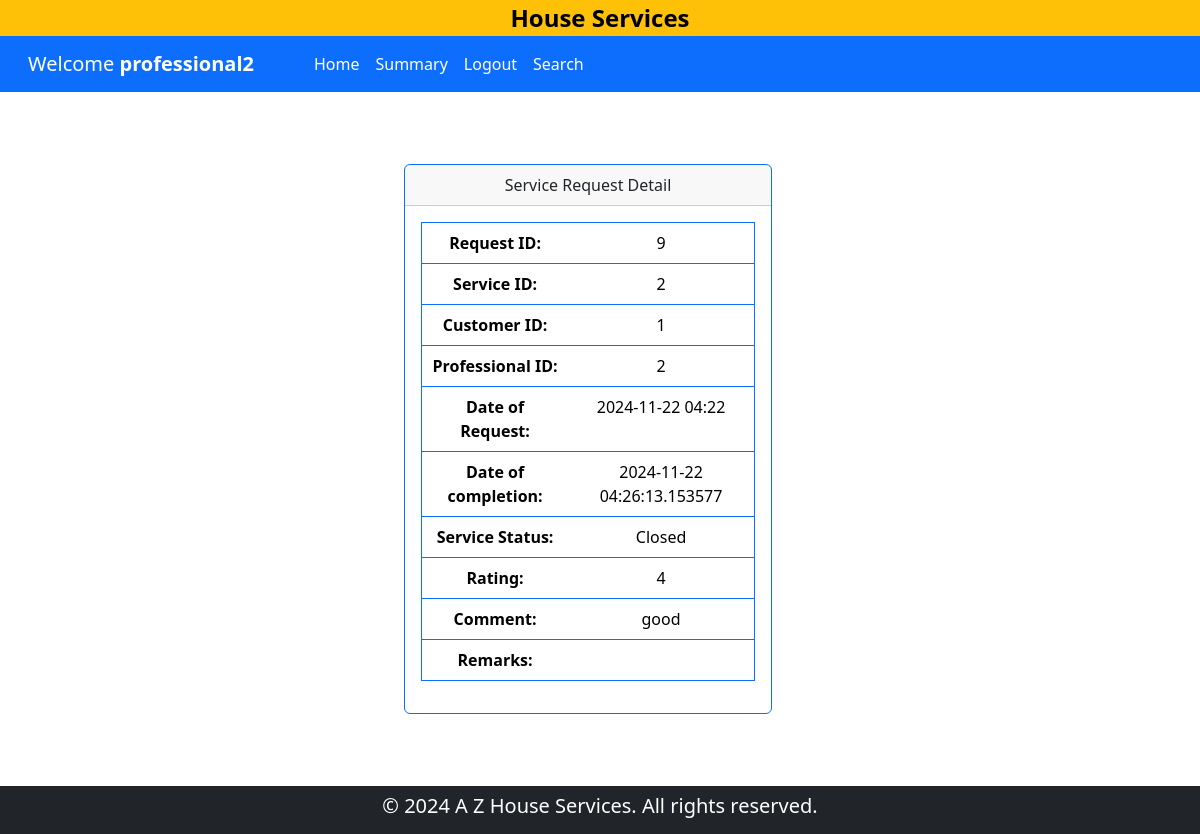
Page /service_request_detail/professional/2/9 on the committed database.
### backened/modals.py (models this page shows)
class Professional(db.Model):
    __tablename__ = "professional"
    id = db.Column(db.Integer, primary_key=True)
    email = db.Column(db.String(120), unique=True, nullable=False)
    password = db.Column(db.String(120), nullable=False)
    name = db.Column(db.String(120), nullable=False)
    phone = db.Column(db.Integer, nullable=False)
    address = db.Column(db.String(200), nullable=False)
    pincode = db.Column(db.Integer, nullable=False)
    date_created = db.Column(db.DateTime, default=datetime.now,nullable=False)
    description = db.Column(db.Text, nullable=True)
    service_type = db.Column(db.String(120), nullable=False)
    experience = db.Column(db.Integer, nullable=False)
    file_path = db.Column(db.String(255), nullable=False)
    status = db.Column(db.String(30), default="pending",nullable=False)
    service_requests = db.relationship(
        "ServiceRequest",
        backref="professional",
        lazy=True,
        cascade="all, delete-orphan",
    )

class ServiceRequest(db.Model):
    __tablename__ = "service_request"
    id = db.Column(db.Integer, primary_key=True)
    service_id = db.Column(db.Integer, db.ForeignKey("service.id"), nullable=False)
    customer_id = db.Column(db.Integer, db.ForeignKey("customer.id"), nullable=False)
    professional_id = db.Column(db.Integer, db.ForeignKey("professional.id"), nullable=False)
    date_of_request = db.Column(db.DateTime, default=datetime.now,nullable=False)
    date_of_completion = db.Column(db.DateTime, nullable=True)
    service_status = db.Column(db.String(50), nullable=False, default="requested")
    remarks = db.Column(db.Text, nullable=True)
    reviews = db.relationship("Review", backref="service_request", lazy=True, cascade="all, delete-orphan")

class Review(db.Model):
    __tablename__ = "review"
    id = db.Column(db.Integer, primary_key=True)
    service_request_id = db.Column(db.Integer, db.ForeignKey("service_request.id"), nullable=False)
    customer_id = db.Column(db.Integer, db.ForeignKey("customer.id"), nullable=False)
    rating = db.Column(db.Integer, nullable=False)
    comment = db.Column(db.Text, nullable=True)

### backened/controller.py (the view)
@app.route('/service_request_detail/<user>/<uid>/<rid>')
def service_request_detail(user,uid,rid):
    if user == "customer":
        customer = Customer.query.filter_by(id=uid).first()
        ser_req = ServiceRequest.query.filter_by(id = rid).first()
        return render_template('service_req_view.html', serreq = ser_req, customer = customer,user = user)
    else:
        professional = Professional.query.filter_by(id=uid).first()
        ser_req = ServiceRequest.query.filter_by(id = rid).first()
        return render_template('service_req_view.html', serreq = ser_req, professional = professional,user = user)

### templates/service_req_view.html (shortened to what this page needs)
{% if user == 'customer' %}
    {% extends 'customer_dashboard.html' %}
{% else %}
    {% extends 'professional_dashboard.html' %}
        {% block professional %}
            <div class="my-5 row container-fluid align-items-center justify-content-center">
                <div class="col-8 col-lg-4 col-xl-4 my-4 ">
                    <div class="card border-primary">
                        <div class="card-header text-center">
                            Service Request Detail
                        </div>
                        <div class="card-body text-center">
                            <table class="table border border-primary">
                                <tr>
                                    <th>Request ID:</th>
                                    <td>{{ serreq.id }}</td>
                                </tr>
                                <tr>
                                    <th> Service ID:</th>
                                    <td>{{ serreq.service_id}}</td>
                                </tr>
                                <tr>
                                    <th>Customer ID:</th>
                                    <td>{{ serreq.customer_id }}</td>
                                </tr>
                                <tr>
                                    <th>Professional ID:</th>
                                    <td>{{ serreq.professional_id }}</td>
                                </tr>
                                <tr>
                                    <th>Date of Request:</th>
                                    <td>{{ serreq.date_of_request.strftime('%Y-%m-%d %H:%M') }}</td>
                                </tr>
                                <tr>
                                    <th>Date of completion:</th>
                                    <td>{{ serreq.date_of_completion }}</td>
                                </tr>
                                <tr>
                                    <th>Service Status:</th>
                                    <td>{{ serreq.service_status|title }}</td>
                                </tr>
                                {% for review in serreq.reviews %}
                                    {% if review %}
                                    <tr>
                                        <th>Rating:</th>
                                        <td>{{ review.rating|round(1) }}</td>
                                    </tr>
                                    <tr>
                                        <th>Comment:</th>
                                        <td>{{ review.comment }}</td>
                                    </tr>
                                    {% endif %}
                                {% endfor %}
                                <tr>
                                    <th>Remarks:</th>
                                    <td>{{ serreq.remarks }}</td>
                                </tr>
                            </table>
                        </div>
                    </div>
                </div>
            </div>
        {% endblock professional %}
{% endif %}

### templates/professional_dashboard.html (shortened to what this page needs)
{% extends 'layout.html' %}
{% block content %}
<div class="container-fluid bg-warning" id="home">
    <div class="d-flex justify-content-center">
        <a href="{{ url_for('home') }}" class="text-decoration-none fw-bold fs-4 text-black ">House Services </a>
    </div>
</div>
<nav class="navbar navbar-expand-lg bg-primary">
    <div class="container-xxl">
        <div class="navbar-brand ms-3">
            <a href="" class="text-decoration-none text-white">Welcome <strong>
                {{ professional.name }}
            </strong></a>
        </div>
            <div class="collapse navbar-collapse row" id="navbarNav">
                <ul class="navbar-nav ms-5 col">
                    <li class="nav-item ">
                    <a class="nav-link text-white" aria-current="page" href="{{ url_for('professionalDashboard', id = professional.id) }}">Home</a>
                    </li>
                    <li class="nav-item ">
                        <a class="nav-link text-white" aria-current="page" href="{{ url_for('summary', user='professional',id=professional.id) }}">Summary</a>
                    </li>
                    <li class="nav-item ">
                        <a class="nav-link text-white" aria-current="page" href="{{ url_for('logout') }}">Logout</a>
                    </li>
                    <li class="nav-item">
                        <a class="nav-link text-white" aria-current="page" href="{{ url_for('professional_search',user = professional.name ) }}">Search</a>
                    </li>
                </ul>
            </div>
    </div>
</nav>
{% if professional.status != 'Approved' %}
    <div class="container text-center h3 lead m-4">You have been Blocked or Rejected by Admin</div>
{% else %}
{% block professional %}{% endblock professional %}
{% endif %}
{% endblock content %}

### rows in the picture
Professional: name "professional2"
ServiceRequest: id "9", service_id "2", customer_id "1", professional_id "2", date_of_request "2024-11-22 04:22", date_of_completion "2024-11-22 04:26:13.153577", service_status "Closed"
Review: rating "4", comment "good"
